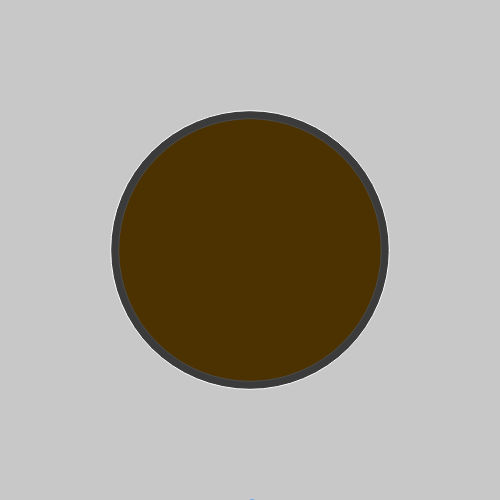
Frame 1 (no input)
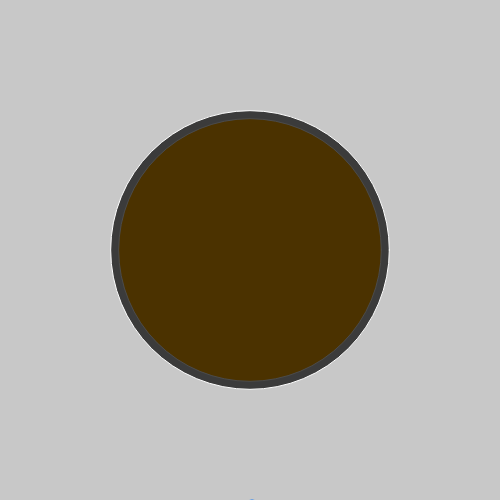
Frame 60 (no input)
Frame 120 (the mouse pressed at the canvas centre since frame 60): identical to frame 60, image omitted

The p5.js sketch that drew these frames (run headless with seeded random() and noise() and a simulated clock; from frame 60 on, the mouse is pressed at the canvas centre):

// p5.js sketch
// ── sketch.js
// Eclipse Date: 2 Aug 2027

// Canvas size constant
let canvasSize = 500;

// Function to convert radius to diameter
function convertRadiusToDiameter(radius) {
  return radius * 2;
}

// Function to convert hours, minutes, and seconds to decimal degrees
function convertHMSToDecimalHours(hours, minutes, seconds) {
  const minutesInAnHour = 60;
  const secondsInAnHour = 3600;
  return hours + (minutes / minutesInAnHour) + (seconds / secondsInAnHour);
}

// Astronomical data for sun and moon (in decimal degrees)
let sunAngularRadius = convertHMSToDecimalHours(0, 15, 45.5);
let moonAngularRadius = convertHMSToDecimalHours(0, 16, 43.1);
let gamma = 0.1421;  // Gamma value affecting moon's position

// Variables for canvas and astronomical calculations
let sunCanvasSize;
let moonCanvasSize;
let moonPositionX;
let moonPositionY;
let absoluteGamma;
let moonPositionSlider;
let isNorthernHemisphere;
let defaultMoonPosition = 0;
let sliderStep = 0.0001;

// Constants for gamma limits
const minGamma = 1.0266174;
const maxGamma = 1.56;

// Setup function for initial calculations and canvas setup
function setup() {
  // Create the canvas with defined size
  createCanvas(canvasSize, canvasSize);
  
  // Convert sun and moon angular radii to canvas sizes
  sunCanvasSize = convertRadiusToDiameter(sunAngularRadius) * canvasSize;
  moonCanvasSize = convertRadiusToDiameter(moonAngularRadius) * canvasSize;
  
  // Set stroke properties for drawing
  strokeWeight(1);  
  stroke(255);
  
  // Absolute value of gamma to calculate position
  absoluteGamma = Math.abs(gamma);
  
  // Determine if the gamma indicates a position in the northern hemisphere (gamma > 0) or southern hemisphere (gamma < 0)
  if (gamma > 0) {
    isNorthernHemisphere = true;
  } else {
    isNorthernHemisphere = false;
  }
  
  // Penumbral limit calculation based on sun and moon size
  let penumbralLimit = sunCanvasSize - ((sunCanvasSize - moonCanvasSize) / 2);
  
  // Position the moon based on the value of gamma
  if (absoluteGamma < minGamma) {
    moonPositionY = 0;  // If gamma is very small, keep the moon centered
  } else {
    let moonPositionOffset = 0;
    
    // Adjust moon's vertical position based on sun and moon size
    if (moonCanvasSize <= sunCanvasSize) {
      moonPositionOffset = (sunCanvasSize - moonCanvasSize) / 2;
    } else {
      moonPositionOffset = (sunCanvasSize - moonCanvasSize) / 2 * -1;
    }
    
    // Map the gamma value to determine the moon's position within the penumbral limit
    moonPositionY = map(absoluteGamma, minGamma, maxGamma, moonPositionOffset, penumbralLimit);
  }
  
  // Create a slider to control the moon's horizontal position
  moonPositionSlider = createSlider(penumbralLimit * -1, penumbralLimit, defaultMoonPosition, sliderStep);
  moonPositionSlider.position(0, canvasSize); 
  moonPositionSlider.size(canvasSize, 10);
}

// Draw function to render the sun and moon on the canvas
function draw() {
  // Set background color to avoid overlap between the sun and moon
  background(200);
  
  // Update the moon's horizontal position based on the slider value
  if (isNorthernHemisphere) {
    moonPositionX = moonPositionSlider.value();
  } else {
    moonPositionX = -moonPositionSlider.value();
  }
  
  // Draw the sun (yellow circle)
  fill(255, 170, 0);
  circle(canvasSize / 2, canvasSize / 2, sunCanvasSize);
  
  // Draw the moon (black circle with some transparency)
  fill(0, 0, 0, 180);
  circle(canvasSize / 2 - moonPositionX, canvasSize / 2 - moonPositionY, moonCanvasSize);
}
